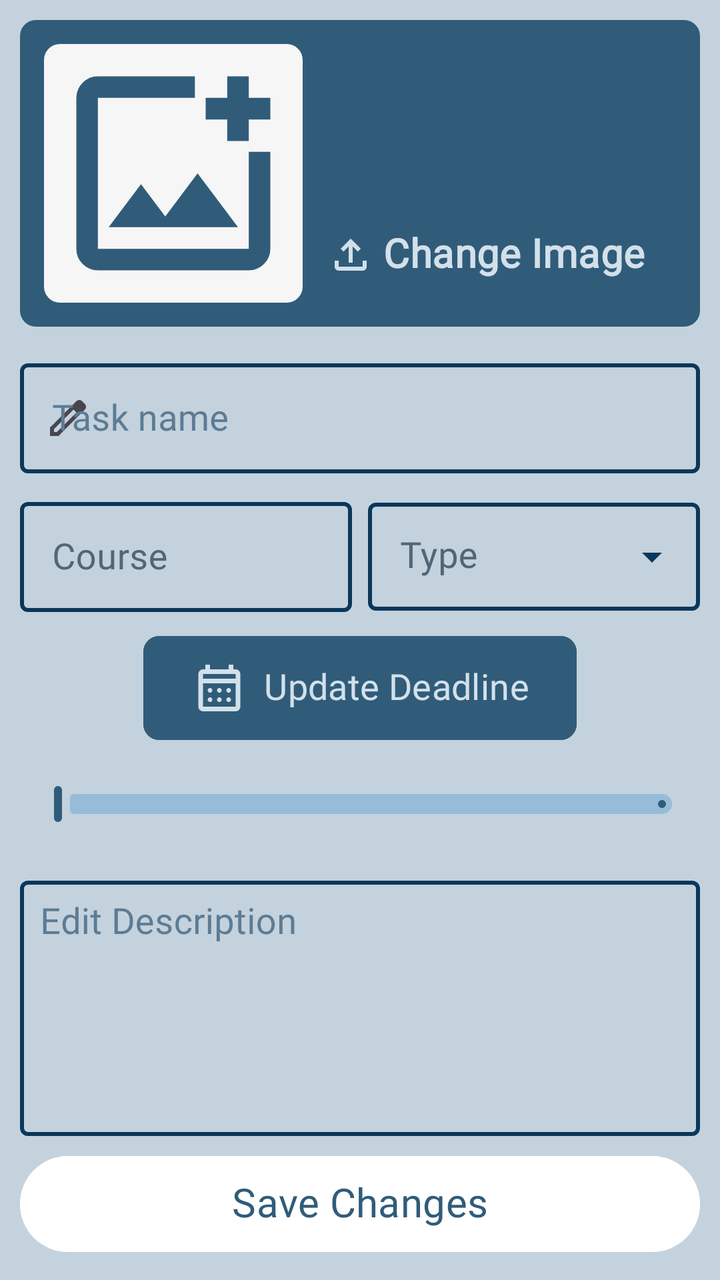
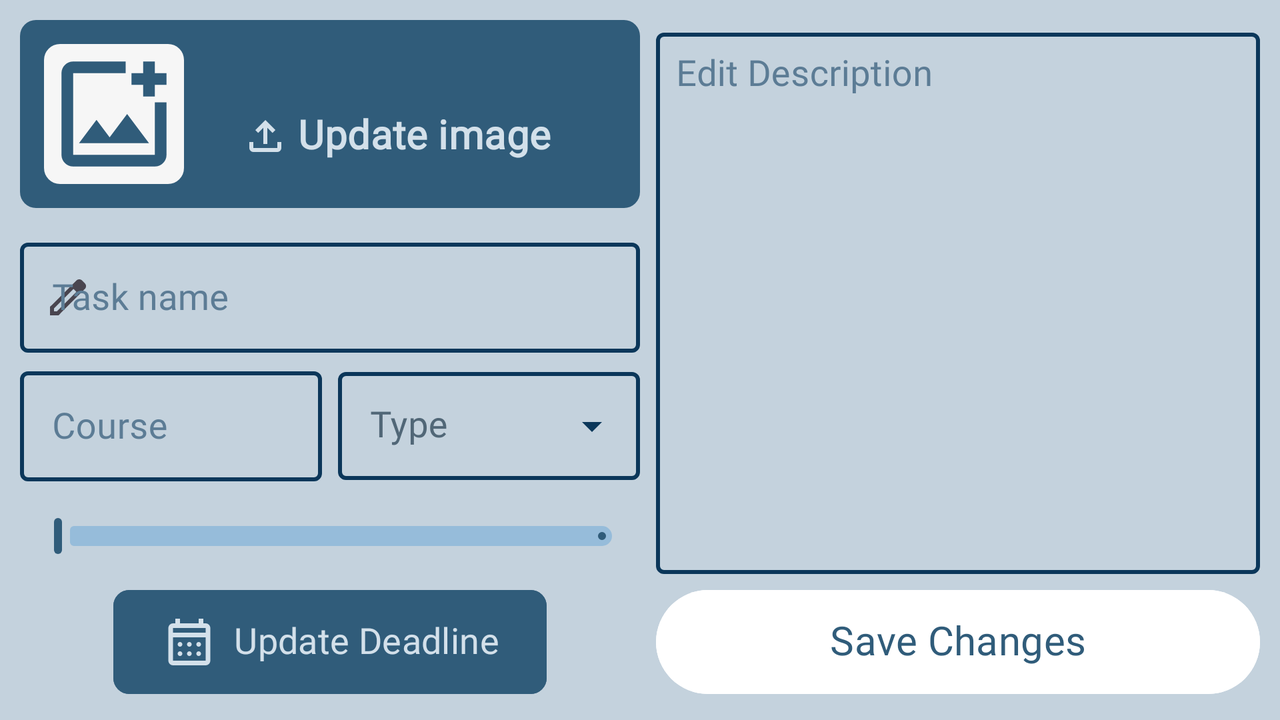

Compare how this app lays out the same screen by default and in its alternative resource folder. The renders come first, then the two layout files and the values they reference.
<!-- AndroidManifest.xml: application theme Theme.StudyPlannerApp -->
<!-- res/layout/fragment_edit_task.xml -->
<?xml version="1.0" encoding="utf-8"?>
<androidx.constraintlayout.widget.ConstraintLayout xmlns:android="http://schemas.android.com/apk/res/android"
    xmlns:tools="http://schemas.android.com/tools"
    android:layout_width="match_parent"
    android:layout_height="match_parent"
    xmlns:app="http://schemas.android.com/apk/res-auto"
    android:padding="10dp"
    android:background="#C4D2DD"
    tools:context=".ui.edit_task.EditTaskFragment">

    <androidx.constraintlayout.widget.ConstraintLayout
        android:id="@+id/constraintLayout5"
        android:layout_width="match_parent"
        android:layout_height="wrap_content"
        app:layout_constraintEnd_toEndOf="parent"
        app:layout_constraintStart_toStartOf="parent"
        app:layout_constraintTop_toTopOf="@+id/guideline3">

        <com.google.android.material.textfield.TextInputLayout
            android:id="@+id/textInputLayout9"
            style="@style/editTextStyle"
            android:layout_width="0dp"
            android:layout_height="wrap_content"
            android:layout_marginTop="4dp"
            android:layout_marginBottom="4dp"
            android:theme="@style/TextInputLayoutAppearance"
            app:endIconDrawable="@drawable/icon_remove"
            app:endIconMode="clear_text"
            app:hintEnabled="true"
            android:textColorHint="#5C7C95"
            app:layout_constraintBottom_toTopOf="@+id/outlinedTextFieldEdit"
            app:layout_constraintEnd_toEndOf="parent"
            app:layout_constraintStart_toStartOf="parent"
            app:layout_constraintTop_toTopOf="parent"
            app:startIconDrawable="@drawable/icon_edit">

            <com.google.android.material.textfield.TextInputEditText
                android:id="@+id/taskTitleEdit"
                android:layout_width="match_parent"
                android:layout_height="wrap_content"
                android:colorControlActivated="@color/edit_text_color_selector"
                android:hint="@string/task_name"
                android:ellipsize="end"
                android:singleLine="true"
                android:inputType="text" />

        </com.google.android.material.textfield.TextInputLayout>

        <com.google.android.material.slider.Slider
            android:id="@+id/taskSliderEdit"
            style="@style/sliderStyle"
            android:layout_width="match_parent"
            android:layout_height="wrap_content"
            android:layout_marginBottom="8dp"
            android:stepSize="1"
            android:value="0.0"
            android:valueFrom="0.0"
            android:valueTo="100.0"
            app:layout_constraintBottom_toBottomOf="parent"
            app:layout_constraintEnd_toEndOf="parent"
            app:layout_constraintStart_toStartOf="parent"
            app:layout_constraintTop_toBottomOf="@+id/taskDateEditBtn"
            app:tickVisible="false" />

        <com.google.android.material.textfield.TextInputLayout
            android:id="@+id/textInputLayout10"
            style="@style/CustomTextInputLayout"
            android:layout_width="0dp"
            android:layout_height="0dp"
            android:layout_marginStart="4dp"
            android:gravity="center"
            android:hint="@string/type"
            android:textColorHint="@color/hint_color"
            app:layout_constraintBottom_toBottomOf="@+id/outlinedTextFieldEdit"
            app:layout_constraintEnd_toEndOf="parent"
            app:layout_constraintHorizontal_bias="0.5"
            app:layout_constraintStart_toEndOf="@+id/outlinedTextFieldEdit"
            app:layout_constraintTop_toTopOf="@+id/outlinedTextFieldEdit">

            <AutoCompleteTextView
                android:id="@+id/taskTypeEdit"
                style="@style/CustomAutoCompleteTextView"
                android:layout_width="match_parent"
                android:layout_height="wrap_content"
                android:backgroundTint="@color/blue_100"
                android:ellipsize="end"
                android:inputType="none"
                android:paddingTop="16dp"
                android:singleLine="true"
                android:textColor="@color/blue_500"
                app:simpleItems="@array/task_types_options" />
        </com.google.android.material.textfield.TextInputLayout>

        <com.google.android.material.textfield.TextInputLayout
            android:id="@+id/outlinedTextFieldEdit"
            style="@style/editTextStyle"
            android:layout_width="0dp"
            android:layout_height="wrap_content"
            android:layout_marginTop="4dp"
            android:layout_marginEnd="4dp"
            android:layout_marginBottom="4dp"
            android:hint="@string/course"
            android:textColorHint="@color/hint_color"
            android:theme="@style/TextInputLayoutAppearance"
            app:layout_constraintBottom_toTopOf="@+id/taskDateEditBtn"
            app:layout_constraintEnd_toStartOf="@+id/textInputLayout10"
            app:layout_constraintHorizontal_bias="0.5"
            app:layout_constraintStart_toStartOf="parent"
            app:layout_constraintTop_toBottomOf="@+id/textInputLayout9">

            <com.google.android.material.textfield.TextInputEditText
                android:id="@+id/taskCourseEdit"
                android:layout_width="match_parent"
                android:layout_height="wrap_content"
                android:ellipsize="end"
                android:singleLine="true"/>
        </com.google.android.material.textfield.TextInputLayout>

        <Button
            android:id="@+id/taskDateEditBtn"
            style="@style/elevatedButtonStyle"
            android:layout_width="wrap_content"
            android:layout_height="wrap_content"
            android:layout_marginTop="8dp"
            android:layout_marginBottom="8dp"
            android:backgroundTint="@color/blue_500"
            android:gravity="center"
            android:insetTop="0dp"
            android:insetBottom="0dp"
            android:minHeight="52dp"
            android:ellipsize="end"
            android:singleLine="true"
            android:text="@string/update_deadline"
            android:textColor="@color/blue_200"
            app:icon="@drawable/icon_calendar"
            app:iconSize="28dp"
            app:iconTint="@color/blue_200"
            app:layout_constraintBottom_toTopOf="@+id/taskSliderEdit"
            app:layout_constraintEnd_toEndOf="parent"
            app:layout_constraintStart_toStartOf="parent"
            app:layout_constraintTop_toBottomOf="@+id/outlinedTextFieldEdit"
            app:shapeAppearance="@style/ShapeAppearance.Material3.Corner.Small" />

    </androidx.constraintlayout.widget.ConstraintLayout>

    <androidx.constraintlayout.widget.ConstraintLayout
        android:id="@+id/constraintLayout8"
        android:layout_width="match_parent"
        android:layout_height="0dp"
        android:layout_marginBottom="8dp"
        android:background="@drawable/rounded_background"
        android:backgroundTint="@color/blue_500"
        android:padding="12dp"
        app:layout_constraintBottom_toTopOf="@+id/guideline3"
        app:layout_constraintEnd_toEndOf="parent"
        app:layout_constraintStart_toStartOf="parent"
        app:layout_constraintTop_toTopOf="parent">

        <Button
            android:id="@+id/pickImageBtnEdit"
            style="@style/Widget.Material3.Button.TextButton.Icon"
            android:layout_width="wrap_content"
            android:layout_height="wrap_content"
            android:text="@string/change_image"
            android:textColor="@color/blue_200"
            android:textSize="20sp"
            android:textStyle="bold"
            app:icon="@drawable/icon_upload"
            app:iconSize="24dp"
            android:ellipsize="end"
            android:singleLine="true"
            app:iconTint="@color/blue_200"
            app:layout_constraintBottom_toBottomOf="@+id/taskImageEdit"
            app:layout_constraintEnd_toEndOf="parent"
            app:layout_constraintStart_toEndOf="@+id/taskImageEdit" />

        <ImageView
            android:id="@+id/taskImageEdit"
            android:layout_width="0dp"
            android:layout_height="0dp"
            android:background="@drawable/rounded_background"
            android:backgroundTint="@color/white_200"
            android:src="@drawable/icon_image"
            app:layout_constraintBottom_toBottomOf="parent"
            app:layout_constraintDimensionRatio="1:1"
            app:layout_constraintStart_toStartOf="parent"
            app:layout_constraintTop_toTopOf="parent"
            android:contentDescription="@string/task_image" />
    </androidx.constraintlayout.widget.ConstraintLayout>


    <com.google.android.material.textfield.TextInputLayout
        android:id="@+id/textInputLayout11"
        style="@style/editTextStyle"
        android:layout_width="0dp"
        android:layout_height="0dp"
        android:layout_marginBottom="10dp"
        android:maxHeight="220dp"
        android:textColorHint="#5C7C95"
        android:theme="@style/TextInputLayoutAppearance"
        app:endIconDrawable="@drawable/icon_remove"
        app:endIconMode="clear_text"
        app:layout_constraintBottom_toTopOf="@+id/saveChangesBtn"
        app:layout_constraintEnd_toEndOf="parent"
        app:layout_constraintHorizontal_bias="0.0"
        app:layout_constraintStart_toStartOf="parent"
        app:layout_constraintTop_toBottomOf="@+id/constraintLayout5"
        app:layout_constraintVertical_bias="0.0"
        app:shapeAppearance="@style/ShapeAppearance.Material3.Corner.ExtraSmall">

        <com.google.android.material.textfield.TextInputEditText
            android:id="@+id/taskDescriptionEdit"
            android:layout_width="match_parent"
            android:layout_height="match_parent"
            android:gravity="top"
            android:hint="@string/edit_description"
            android:inputType="textMultiLine"
            android:minLines="7"
            android:padding="10dp" />

    </com.google.android.material.textfield.TextInputLayout>

    <Button
        android:id="@+id/saveChangesBtn"
        style="@style/buttonStyle"
        android:layout_width="0dp"
        android:layout_height="wrap_content"
        android:layout_marginBottom="4dp"
        android:insetTop="0dp"
        android:insetBottom="0dp"
        android:minHeight="48dp"
        android:text="@string/save_changes"
        android:textSize="20sp"
        android:textColor="@color/blue_500"
        android:backgroundTint="@color/white"
        app:layout_constraintBottom_toBottomOf="parent"
        app:layout_constraintEnd_toEndOf="@+id/textInputLayout11"
        app:layout_constraintHorizontal_bias="0.5"
        app:layout_constraintStart_toStartOf="@+id/textInputLayout11" />

    <androidx.constraintlayout.widget.Guideline
        android:id="@+id/guideline3"
        android:layout_width="wrap_content"
        android:layout_height="wrap_content"
        android:orientation="horizontal"
        app:layout_constraintGuide_percent="0.26" />


</androidx.constraintlayout.widget.ConstraintLayout>
<!-- resources referenced by this layout -->
<resources>
  <string-array name="task_types_options">
          <item>@string/assignment</item>
          <item>@string/exam</item>
          <item>@string/project</item>
          <item>@string/lesson</item>
          <item>@string/other</item>
      </string-array>
  <color name="blue_100">#D7EDFF</color>
  <color name="blue_200">#D3E0EA</color>
  <color name="blue_500">#305C7A</color>
  <color name="hint_color">#516777</color>
  <color name="white">#FFFFFFFF</color>
  <color name="white_200">#F6F6F6</color>
  <!-- drawable icon_remove (drawable) -->
  <vector xmlns:android="http://schemas.android.com/apk/res/android"
      android:width="24dp"
      android:height="24dp"
      android:viewportWidth="960"
      android:viewportHeight="960"
      android:tint="?attr/colorControlNormal">
      <path android:fillColor="@android:color/white"
          android:pathData="M256,760L200,704L424,480L200,256L256,200L480,424L704,200L760,256L536,480L760,704L704,760L480,536L256,760Z"/>
  </vector>
  <!-- drawable rounded_background (drawable) -->
  <?xml version="1.0" encoding="utf-8"?>
  <shape xmlns:android="http://schemas.android.com/apk/res/android"
      android:shape="rectangle">
      <corners android:radius="8dp" />
      <solid android:color="@color/blue_100"/>
  </shape>
  <string name="change_image">Change Image</string>
  <string name="course">Course</string>
  <string name="edit_description">Edit Description</string>
  <string name="save_changes">Save Changes</string>
  <string name="task_image">Task Image</string>
  <string name="task_name">Task name</string>
  <string name="type">Type</string>
  <string name="update_deadline">Update Deadline</string>
  <style name="CustomAutoCompleteTextView" parent="ThemeOverlay.Material3.AutoCompleteTextView.OutlinedBox">
          <item name="android:popupTheme">@style/popupMenuStyle</item>
          <item name="android:dropDownSelector">#B2DDFF</item>
      </style>
  <style name="TextInputLayoutAppearance" parent="Widget.MaterialComponents.TextInputLayout.OutlinedBox">
          <item name="colorControlNormal">@color/blue_300</item>
          <item name="colorControlActivated">@color/blue_500</item>
          <item name="colorControlHighlight">@color/blue_400</item>
      </style>
  <style name="sliderStyle" parent="Widget.Material3.Slider">
          <item name="thumbColor">@color/blue_500</item>
          <item name="thumbHeight">18dp</item>
          <item name="trackColorActive">@color/blue_500</item>
          <item name="trackColorInactive">@color/blue_400</item>
          <item name="trackHeight">10dp</item>
      </style>
  <style name="Theme.StudyPlannerApp" parent="Base.Theme.StudyPlannerApp" />
  <string name="assignment">Assignment</string>
  <string name="exam">Exam</string>
  <string name="project">Project</string>
  <string name="lesson">Lesson</string>
  <string name="other">Other</string>
  <style name="popupMenuStyle" parent="Widget.Material3.PopupMenu">
          <item name="android:backgroundTint">#EBF6FF</item>
      </style>
  <color name="blue_300">#A6D8FF</color>
  <color name="blue_400">#96BCDA</color>
  <style name="ShapeAppearance.App.SmallComponent" parent="ShapeAppearance.Material3.SmallComponent">
          <item name="cornerFamily">cut</item>
      </style>
  <style name="Base.Theme.StudyPlannerApp" parent="Theme.Material3.DayNight.NoActionBar">
          
          
          <item name="fontFamily">@font/poppins</item>
          <item name="android:textSize">18sp</item>
          <item name="android:includeFontPadding">false</item>
  
      </style>
</resources>
<!-- res/layout-land/fragment_edit_task.xml (the repository's variant of the layout above) -->
<!-- drawn on the phone turned sideways -->
<?xml version="1.0" encoding="utf-8"?>
<androidx.constraintlayout.widget.ConstraintLayout xmlns:android="http://schemas.android.com/apk/res/android"
    xmlns:app="http://schemas.android.com/apk/res-auto"
    xmlns:tools="http://schemas.android.com/tools"
    android:layout_width="match_parent"
    android:layout_height="match_parent"
    android:background="#C4D2DD"
    android:padding="10dp">

    <androidx.constraintlayout.widget.ConstraintLayout
        android:id="@+id/constraintLayout8"
        android:layout_width="0dp"
        android:layout_height="0dp"
        android:layout_marginBottom="8dp"
        android:background="@drawable/rounded_background"
        android:backgroundTint="@color/blue_500"
        android:padding="12dp"
        app:layout_constraintBottom_toTopOf="@+id/guideline3"
        app:layout_constraintEnd_toStartOf="@+id/guideline14"
        app:layout_constraintStart_toStartOf="parent"
        app:layout_constraintTop_toTopOf="parent">

        <Button
            android:id="@+id/pickImageBtnEdit"
            style="@style/Widget.Material3.Button.TextButton.Icon"
            android:layout_width="wrap_content"
            android:layout_height="wrap_content"
            android:text="@string/update_image"
            android:textColor="@color/blue_200"
            android:textSize="20sp"
            android:textStyle="bold"
            app:icon="@drawable/icon_upload"
            app:iconSize="24dp"
            app:iconTint="@color/blue_200"
            app:layout_constraintBottom_toBottomOf="@+id/taskImageEdit"
            app:layout_constraintEnd_toEndOf="parent"
            app:layout_constraintStart_toEndOf="@+id/taskImageEdit" />

        <ImageView
            android:id="@+id/taskImageEdit"
            android:layout_width="0dp"
            android:layout_height="0dp"
            android:background="@drawable/rounded_background"
            android:backgroundTint="@color/white_200"
            android:src="@drawable/icon_image"
            app:layout_constraintBottom_toBottomOf="parent"
            app:layout_constraintDimensionRatio="1:1"
            app:layout_constraintStart_toStartOf="parent"
            app:layout_constraintTop_toTopOf="parent" />
    </androidx.constraintlayout.widget.ConstraintLayout>


    <com.google.android.material.textfield.TextInputLayout
        android:id="@+id/textInputLayout11"
        style="@style/editTextStyle"
        android:layout_width="0dp"
        android:layout_height="0dp"
        android:layout_marginStart="8dp"
        android:layout_marginBottom="8dp"
        android:maxHeight="220dp"
        android:textColorHint="#5C7C95"
        android:theme="@style/TextInputLayoutAppearance"
        app:endIconDrawable="@drawable/icon_remove"
        app:endIconMode="clear_text"
        app:layout_constraintBottom_toTopOf="@+id/saveChangesBtn"
        app:layout_constraintEnd_toEndOf="parent"
        app:layout_constraintStart_toStartOf="@+id/guideline14"
        app:layout_constraintTop_toTopOf="parent"
        app:shapeAppearance="@style/ShapeAppearance.Material3.Corner.ExtraSmall">

        <com.google.android.material.textfield.TextInputEditText
            android:id="@+id/taskDescriptionEdit"
            android:layout_width="match_parent"
            android:layout_height="match_parent"
            android:gravity="top"
            android:hint="@string/edit_description"
            android:inputType="textMultiLine"
            android:minLines="7"
            android:padding="10dp" />

    </com.google.android.material.textfield.TextInputLayout>

    <Button
        android:id="@+id/saveChangesBtn"
        style="@style/buttonStyle"
        android:layout_width="0dp"
        android:layout_height="0dp"
        android:backgroundTint="@color/white"
        android:insetTop="0dp"
        android:insetBottom="0dp"
        android:minHeight="48dp"
        android:text="@string/save_changes"
        android:textColor="@color/blue_500"
        android:textSize="20sp"
        app:layout_constraintBottom_toBottomOf="@+id/taskDateEditBtn"
        app:layout_constraintEnd_toEndOf="@+id/textInputLayout11"
        app:layout_constraintHorizontal_bias="0.5"
        app:layout_constraintStart_toStartOf="@+id/textInputLayout11"
        app:layout_constraintTop_toTopOf="@+id/taskDateEditBtn" />

    <com.google.android.material.textfield.TextInputLayout
        android:id="@+id/textInputLayout9"
        style="@style/editTextStyle"
        android:layout_width="0dp"
        android:layout_height="wrap_content"
        android:textColorHint="#5C7C95"
        android:theme="@style/TextInputLayoutAppearance"
        app:endIconDrawable="@drawable/icon_remove"
        app:endIconMode="clear_text"
        app:hintEnabled="true"
        app:layout_constraintBottom_toTopOf="@+id/outlinedTextFieldEdit"
        app:layout_constraintEnd_toStartOf="@+id/guideline14"
        app:layout_constraintStart_toStartOf="parent"
        app:layout_constraintTop_toTopOf="@+id/guideline3"
        app:startIconDrawable="@drawable/icon_edit">

        <com.google.android.material.textfield.TextInputEditText
            android:id="@+id/taskTitleEdit"
            android:layout_width="match_parent"
            android:layout_height="wrap_content"
            android:colorControlActivated="@color/edit_text_color_selector"
            android:hint="@string/task_name"
            android:inputType="text" />

    </com.google.android.material.textfield.TextInputLayout>

    <com.google.android.material.slider.Slider
        android:id="@+id/taskSliderEdit"
        style="@style/sliderStyle"
        android:layout_width="0dp"
        android:layout_height="wrap_content"
        android:stepSize="1"
        android:value="0.0"
        android:valueFrom="0.0"
        android:valueTo="100.0"
        app:layout_constraintBottom_toTopOf="@+id/taskDateEditBtn"
        app:layout_constraintEnd_toStartOf="@+id/guideline14"
        app:layout_constraintHorizontal_bias="0.5"
        app:layout_constraintStart_toStartOf="parent"
        app:layout_constraintTop_toBottomOf="@+id/outlinedTextFieldEdit"
        app:tickVisible="false" />

    <com.google.android.material.textfield.TextInputLayout
        android:id="@+id/textInputLayout10"
        style="@style/CustomTextInputLayout"
        android:layout_width="0dp"
        android:layout_height="0dp"
        android:layout_marginStart="4dp"
        android:gravity="center"
        android:hint="@string/type"
        android:textColorHint="@color/hint_color"
        app:layout_constraintBottom_toBottomOf="@+id/outlinedTextFieldEdit"
        app:layout_constraintEnd_toStartOf="@+id/guideline14"
        app:layout_constraintHorizontal_bias="0.5"
        app:layout_constraintStart_toEndOf="@+id/outlinedTextFieldEdit"
        app:layout_constraintTop_toTopOf="@+id/outlinedTextFieldEdit">

        <AutoCompleteTextView
            android:id="@+id/taskTypeEdit"
            style="@style/CustomAutoCompleteTextView"
            android:layout_width="match_parent"
            android:layout_height="wrap_content"
            android:backgroundTint="@color/blue_100"
            android:ellipsize="end"
            android:inputType="none"
            android:paddingTop="16dp"
            android:paddingEnd="16dp"
            android:singleLine="true"
            app:tickVisible="false"
            android:textColor="@color/blue_500"
            app:simpleItems="@array/task_types_options" />
    </com.google.android.material.textfield.TextInputLayout>

    <com.google.android.material.textfield.TextInputLayout
        android:id="@+id/outlinedTextFieldEdit"
        style="@style/editTextStyle"
        android:layout_width="0dp"
        android:layout_height="wrap_content"
        android:layout_marginEnd="4dp"
        android:hint="@string/course"
        android:textColorHint="#5C7C95"
        android:theme="@style/TextInputLayoutAppearance"
        app:layout_constraintBottom_toTopOf="@+id/taskSliderEdit"
        app:layout_constraintEnd_toStartOf="@+id/textInputLayout10"
        app:layout_constraintHorizontal_bias="0.5"
        app:layout_constraintStart_toStartOf="parent"
        app:layout_constraintTop_toBottomOf="@+id/textInputLayout9">

        <com.google.android.material.textfield.TextInputEditText
            android:id="@+id/taskCourseEdit"
            android:layout_width="match_parent"
            android:layout_height="wrap_content" />
    </com.google.android.material.textfield.TextInputLayout>

    <Button
        android:id="@+id/taskDateEditBtn"
        style="@style/elevatedButtonStyle"
        android:layout_width="wrap_content"
        android:layout_height="wrap_content"
        android:backgroundTint="@color/blue_500"
        android:gravity="center"
        android:insetTop="0dp"
        android:insetBottom="0dp"
        android:minHeight="52dp"
        android:text="Update Deadline"
        android:textColor="@color/blue_200"
        app:icon="@drawable/icon_calendar"
        app:iconSize="28dp"
        app:iconTint="@color/blue_200"
        app:layout_constraintBottom_toBottomOf="parent"
        app:layout_constraintEnd_toStartOf="@+id/guideline14"
        app:layout_constraintStart_toStartOf="parent"
        app:layout_constraintTop_toBottomOf="@+id/taskSliderEdit"
        app:shapeAppearance="@style/ShapeAppearance.Material3.Corner.Small" />

    <androidx.constraintlayout.widget.Guideline
        android:id="@+id/guideline3"
        android:layout_width="wrap_content"
        android:layout_height="wrap_content"
        android:orientation="horizontal"
        app:layout_constraintGuide_percent="0.3" />

    <androidx.constraintlayout.widget.Guideline
        android:id="@+id/guideline14"
        android:layout_width="wrap_content"
        android:layout_height="wrap_content"
        android:orientation="vertical"
        app:layout_constraintGuide_percent="0.5" />


</androidx.constraintlayout.widget.ConstraintLayout>
<!-- resources referenced by the variant -->
<!-- as the phone turned sideways resolves them -->
<resources>
  <string-array name="task_types_options">
          <item>@string/assignment</item>
          <item>@string/exam</item>
          <item>@string/project</item>
          <item>@string/lesson</item>
          <item>@string/other</item>
      </string-array>
  <color name="blue_100">#D7EDFF</color>
  <color name="blue_200">#D3E0EA</color>
  <color name="blue_500">#305C7A</color>
  <color name="hint_color">#516777</color>
  <color name="white">#FFFFFFFF</color>
  <color name="white_200">#F6F6F6</color>
  <!-- drawable icon_remove (drawable) -->
  <vector xmlns:android="http://schemas.android.com/apk/res/android"
      android:width="24dp"
      android:height="24dp"
      android:viewportWidth="960"
      android:viewportHeight="960"
      android:tint="?attr/colorControlNormal">
      <path android:fillColor="@android:color/white"
          android:pathData="M256,760L200,704L424,480L200,256L256,200L480,424L704,200L760,256L536,480L760,704L704,760L480,536L256,760Z"/>
  </vector>
  <!-- drawable rounded_background (drawable) -->
  <?xml version="1.0" encoding="utf-8"?>
  <shape xmlns:android="http://schemas.android.com/apk/res/android"
      android:shape="rectangle">
      <corners android:radius="8dp" />
      <solid android:color="@color/blue_100"/>
  </shape>
  <string name="course">Course</string>
  <string name="edit_description">Edit Description</string>
  <string name="save_changes">Save Changes</string>
  <string name="task_name">Task name</string>
  <string name="type">Type</string>
  <string name="update_image">Update image</string>
  <style name="CustomAutoCompleteTextView" parent="ThemeOverlay.Material3.AutoCompleteTextView.OutlinedBox">
          <item name="android:popupTheme">@style/popupMenuStyle</item>
          <item name="android:dropDownSelector">#B2DDFF</item>
      </style>
  <style name="CustomTextInputLayout" parent="Widget.MaterialComponents.TextInputLayout.OutlinedBox.ExposedDropdownMenu">
          <item name="boxStrokeColor">@color/edit_text_color_selector</item>
          <item name="boxStrokeWidth">2dp</item>
          <item name="hintTextColor">@color/edit_text_color_selector</item>
          <item name="endIconTint">@color/edit_text_color_selector</item>
          <item name="startIconTint">@color/edit_text_color_selector</item>
          <item name="hintTextAppearance">@style/TextAppearance.Material3.BodyMedium</item>
      </style>
  <style name="TextInputLayoutAppearance" parent="Widget.MaterialComponents.TextInputLayout.OutlinedBox">
          <item name="colorControlNormal">@color/blue_300</item>
          <item name="colorControlActivated">@color/blue_500</item>
          <item name="colorControlHighlight">@color/blue_400</item>
      </style>
  <style name="sliderStyle" parent="Widget.Material3.Slider">
          <item name="thumbColor">@color/blue_500</item>
          <item name="thumbHeight">18dp</item>
          <item name="trackColorActive">@color/blue_500</item>
          <item name="trackColorInactive">@color/blue_400</item>
          <item name="trackHeight">10dp</item>
      </style>
  <style name="Theme.StudyPlannerApp" parent="Base.Theme.StudyPlannerApp" />
  <string name="assignment">Assignment</string>
  <string name="exam">Exam</string>
  <string name="project">Project</string>
  <string name="lesson">Lesson</string>
  <string name="other">Other</string>
  <style name="popupMenuStyle" parent="Widget.Material3.PopupMenu">
          <item name="android:backgroundTint">#EBF6FF</item>
      </style>
  <color name="blue_300">#A6D8FF</color>
  <color name="blue_400">#96BCDA</color>
  <style name="ShapeAppearance.App.SmallComponent" parent="ShapeAppearance.Material3.SmallComponent">
          <item name="cornerFamily">cut</item>
      </style>
  <style name="Base.Theme.StudyPlannerApp" parent="Theme.Material3.DayNight.NoActionBar">
          
          
          <item name="fontFamily">@font/poppins</item>
          <item name="android:textSize">18sp</item>
          <item name="android:includeFontPadding">false</item>
  
      </style>
</resources>
